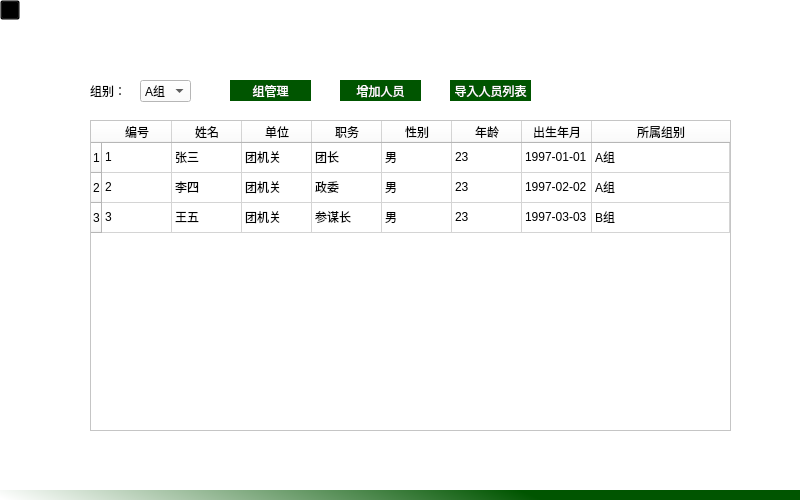
<?xml version="1.0" encoding="UTF-8"?>
<ui version="4.0">
 <class>PersonnelManage</class>
 <widget class="QWidget" name="PersonnelManage">
  <property name="geometry">
   <rect>
    <x>0</x>
    <y>0</y>
    <width>800</width>
    <height>500</height>
   </rect>
  </property>
  <property name="windowTitle">
   <string>Form</string>
  </property>
  <property name="styleSheet">
   <string notr="true">background-color: rgb(255, 255, 255);</string>
  </property>
  <widget class="QPushButton" name="pushButton">
   <property name="geometry">
    <rect>
     <x>450</x>
     <y>80</y>
     <width>81</width>
     <height>21</height>
    </rect>
   </property>
   <property name="styleSheet">
    <string notr="true">background-color: rgb(0, 85, 0);
color: rgb(255, 255, 255);
border:none
</string>
   </property>
   <property name="text">
    <string>导入人员列表</string>
   </property>
  </widget>
  <widget class="QPushButton" name="pushButton_2">
   <property name="geometry">
    <rect>
     <x>340</x>
     <y>80</y>
     <width>81</width>
     <height>21</height>
    </rect>
   </property>
   <property name="styleSheet">
    <string notr="true">background-color: rgb(0, 85, 0);
color: rgb(255, 255, 255);
border:none
</string>
   </property>
   <property name="text">
    <string>增加人员</string>
   </property>
  </widget>
  <widget class="QPushButton" name="pushButton_5">
   <property name="geometry">
    <rect>
     <x>230</x>
     <y>80</y>
     <width>81</width>
     <height>21</height>
    </rect>
   </property>
   <property name="styleSheet">
    <string notr="true">background-color: rgb(0, 85, 0);
color: rgb(255, 255, 255);
border:none
</string>
   </property>
   <property name="text">
    <string>组管理</string>
   </property>
  </widget>
  <widget class="QTableWidget" name="tableWidget">
   <property name="geometry">
    <rect>
     <x>90</x>
     <y>120</y>
     <width>641</width>
     <height>311</height>
    </rect>
   </property>
   <property name="contextMenuPolicy">
    <enum>Qt::CustomContextMenu</enum>
   </property>
   <property name="horizontalScrollBarPolicy">
    <enum>Qt::ScrollBarAsNeeded</enum>
   </property>
   <attribute name="horizontalHeaderCascadingSectionResizes">
    <bool>false</bool>
   </attribute>
   <attribute name="horizontalHeaderDefaultSectionSize">
    <number>70</number>
   </attribute>
   <attribute name="horizontalHeaderMinimumSectionSize">
    <number>25</number>
   </attribute>
   <attribute name="horizontalHeaderShowSortIndicator" stdset="0">
    <bool>false</bool>
   </attribute>
   <attribute name="horizontalHeaderStretchLastSection">
    <bool>true</bool>
   </attribute>
   <row>
    <property name="text">
     <string>1</string>
    </property>
   </row>
   <row>
    <property name="text">
     <string>2</string>
    </property>
   </row>
   <row>
    <property name="text">
     <string>3</string>
    </property>
   </row>
   <column>
    <property name="text">
     <string>编号</string>
    </property>
   </column>
   <column>
    <property name="text">
     <string>姓名</string>
    </property>
   </column>
   <column>
    <property name="text">
     <string>单位</string>
    </property>
   </column>
   <column>
    <property name="text">
     <string>职务</string>
    </property>
   </column>
   <column>
    <property name="text">
     <string>性别</string>
    </property>
   </column>
   <column>
    <property name="text">
     <string>年龄</string>
    </property>
   </column>
   <column>
    <property name="text">
     <string>出生年月</string>
    </property>
   </column>
   <column>
    <property name="text">
     <string>所属组别</string>
    </property>
   </column>
   <item row="0" column="0">
    <property name="text">
     <string>1</string>
    </property>
   </item>
   <item row="0" column="1">
    <property name="text">
     <string>张三</string>
    </property>
   </item>
   <item row="0" column="2">
    <property name="text">
     <string>团机关</string>
    </property>
   </item>
   <item row="0" column="3">
    <property name="text">
     <string>团长</string>
    </property>
   </item>
   <item row="0" column="4">
    <property name="text">
     <string>男</string>
    </property>
   </item>
   <item row="0" column="5">
    <property name="text">
     <string>23</string>
    </property>
   </item>
   <item row="0" column="6">
    <property name="text">
     <string>1997-01-01</string>
    </property>
   </item>
   <item row="0" column="7">
    <property name="text">
     <string>A组</string>
    </property>
   </item>
   <item row="1" column="0">
    <property name="text">
     <string>2</string>
    </property>
   </item>
   <item row="1" column="1">
    <property name="text">
     <string>李四</string>
    </property>
   </item>
   <item row="1" column="2">
    <property name="text">
     <string>团机关</string>
    </property>
   </item>
   <item row="1" column="3">
    <property name="text">
     <string>政委</string>
    </property>
   </item>
   <item row="1" column="4">
    <property name="text">
     <string>男</string>
    </property>
   </item>
   <item row="1" column="5">
    <property name="text">
     <string>23</string>
    </property>
   </item>
   <item row="1" column="6">
    <property name="text">
     <string>1997-02-02</string>
    </property>
   </item>
   <item row="1" column="7">
    <property name="text">
     <string>A组</string>
    </property>
   </item>
   <item row="2" column="0">
    <property name="text">
     <string>3</string>
    </property>
   </item>
   <item row="2" column="1">
    <property name="text">
     <string>王五</string>
    </property>
   </item>
   <item row="2" column="2">
    <property name="text">
     <string>团机关</string>
    </property>
   </item>
   <item row="2" column="3">
    <property name="text">
     <string>参谋长</string>
    </property>
   </item>
   <item row="2" column="4">
    <property name="text">
     <string>男</string>
    </property>
   </item>
   <item row="2" column="5">
    <property name="text">
     <string>23</string>
    </property>
   </item>
   <item row="2" column="6">
    <property name="text">
     <string>1997-03-03</string>
    </property>
   </item>
   <item row="2" column="7">
    <property name="text">
     <string>B组</string>
    </property>
   </item>
  </widget>
  <widget class="QWidget" name="layoutWidget">
   <property name="geometry">
    <rect>
     <x>90</x>
     <y>80</y>
     <width>101</width>
     <height>22</height>
    </rect>
   </property>
   <layout class="QHBoxLayout" name="horizontalLayout">
    <item>
     <widget class="QLabel" name="label">
      <property name="text">
       <string>组别：</string>
      </property>
     </widget>
    </item>
    <item>
     <widget class="QComboBox" name="comboBox">
      <item>
       <property name="text">
        <string>A组</string>
       </property>
      </item>
      <item>
       <property name="text">
        <string>B组</string>
       </property>
      </item>
      <item>
       <property name="text">
        <string>C组</string>
       </property>
      </item>
     </widget>
    </item>
   </layout>
  </widget>
  <widget class="QLabel" name="label_10">
   <property name="geometry">
    <rect>
     <x>0</x>
     <y>0</y>
     <width>800</width>
     <height>20</height>
    </rect>
   </property>
   <property name="styleSheet">
    <string notr="true">border-image: url(:/pic/顶部-切角.png);
color: rgb(255, 255, 255);
border:none</string>
   </property>
   <property name="text">
    <string>人员管理</string>
   </property>
   <property name="alignment">
    <set>Qt::AlignCenter</set>
   </property>
  </widget>
  <widget class="QLabel" name="label_9">
   <property name="geometry">
    <rect>
     <x>0</x>
     <y>490</y>
     <width>800</width>
     <height>15</height>
    </rect>
   </property>
   <property name="styleSheet">
    <string notr="true">background-color: qlineargradient(spread:pad, x1:0.67, y1:0.516727, x2:0, y2:0.545455, stop:0 rgba(0, 85, 0, 255), stop:1 rgba(255, 255, 255, 255));</string>
   </property>
   <property name="text">
    <string/>
   </property>
  </widget>
  <widget class="QPushButton" name="pushButton_6">
   <property name="geometry">
    <rect>
     <x>0</x>
     <y>0</y>
     <width>20</width>
     <height>20</height>
    </rect>
   </property>
   <property name="styleSheet">
    <string notr="true">border-image: url(:/pic/左箭头2.png);
background-color:transparent</string>
   </property>
   <property name="text">
    <string/>
   </property>
  </widget>
 </widget>
 <resources/>
 <connections/>
</ui>
